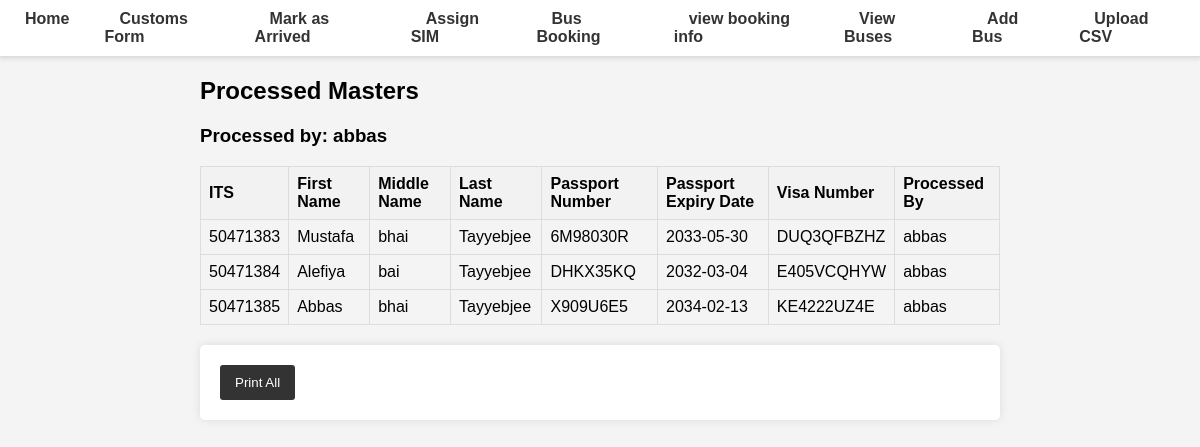
The app's page /processed-masters/ (signed in), older data.
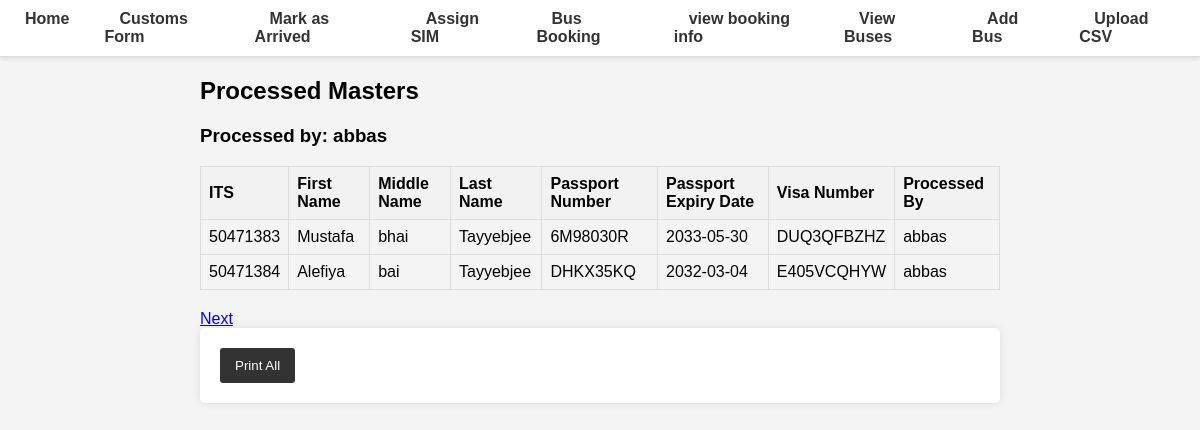
The same page, newer data.
### database.py (models this page shows)
class User(Base):
    __tablename__ = "users"
    id = Column(Integer, primary_key=True, index=True)
    username = Column(String, unique=True, index=True)
    password = Column(String)
    designation = Column(String)

class ProcessedMaster(Base):
    __tablename__ = "processed_master"
    id = Column(Integer, primary_key=True, index=True)
    ITS = Column(Integer, ForeignKey('master.ITS'), unique=True, index=True)
    first_name = Column(String, index=True)
    middle_name = Column(String, index=True)
    last_name = Column(String, index=True)
    DOB = Column(Date)
    passport_No = Column(String, index=True)
    passport_Expiry = Column(Date, index=True)
    Visa_No = Column(String, index=True)
    Mode_of_Transport = Column(String, index=True)
    phone = Column(String, index=True)
    arrived = Column(Boolean, default=False)
    timestamp = Column(DateTime, default=func.now())
    processed_by = Column(String, ForeignKey('users.username'))

### main.py (the view)
@app.get("/processed-masters/", response_class=HTMLResponse)
async def get_processed_masters(
    request: Request,
    page: int = 1,
    db: Session = Depends(get_db),
    current_user: User = Depends(get_current_user)
):
    users = db.query(User).all()
    users = list(users)
    total_count = db.query(func.count(ProcessedMaster.ITS)).scalar()
    processed_masters = (
        db.query(ProcessedMaster)
        .offset((page - 1) * PAGE_SIZE)
        .limit(PAGE_SIZE)
        .all()
    )
    return templates.TemplateResponse(
        "processed_masters.html",
        {
            "request": request,
            "processed_masters": processed_masters,
            "page": page,
            "page_size": PAGE_SIZE,
            "total_count": total_count,
            "users": users,  # Pass the users list to the template
            "current_user": current_user  # Pass the current user to the template
        }
    )

### templates/processed_masters.html (shortened to what this page needs)
{% extends "base.html" %}
{% block content %}
<h2>Processed Masters</h2>
<h3>Processed by: {{ current_user.username }}</h3>
<table>
    <tr>
        <th>ITS</th>
        <th>First Name</th>
        <th>Middle Name</th>
        <th>Last Name</th>
        <th>Passport Number</th>
        <th>Passport Expiry Date</th>
        <th>Visa Number</th>
        <th>Processed By</th>
    </tr>
    {% for master in processed_masters %}
    {% if master.processed_by == current_user.username %}
    <tr>
        <td>{{ master.ITS }}</td>
        <td>{{ master.first_name }}</td>
        <td>{{ master.middle_name }}</td>
        <td>{{ master.last_name }}</td>
        <td>{{ master.passport_No }}</td>
        <td>{{ master.passport_Expiry }}</td>
        <td>{{ master.Visa_No }}</td>
        <td>{{ master.processed_by }}</td>
    </tr>
    {% endif %}
    {% endfor %}
</table>
<div>
    {% if page * page_size < total_count %}
    <a href="?page={{ page + 1 }}">Next</a>
    {% endif %}
</div>
<form action="/print-processed-masters/" method="post">
    <button type="submit">Print All</button>
</form>
{% endblock %}

### templates/base.html (shortened to what this page needs)
<!DOCTYPE html>
<html lang="en">
<head>
    <link rel="stylesheet" href="/static/styles.css">
</head>
<body>
    <nav>
        <ul>
            <li><a href="/home/">Home</a></li>
            <li><a href="/master-form">Customs Form</a></li>
            <li><a href="/mark-as-arrived-form/">Mark as Arrived</a></li>
            <li><a href="/assign-sim-form">Assign SIM</a></li>
            <li><a href = "/bus-booking/">Bus Booking </a></li>
            <li><a href="/view-booking-info/">view booking info</a></li>
            <li><a href="/view-buses/">View Buses</a></li>
            <li><a href="/add-bus/">Add Bus</a></li>
            <li><a href="/upload-csv/">Upload CSV</a></li>
        </ul>
    </nav>
    <div class="container">
        {% block content %}{% endblock %}
    </div>
</body>
</html>

### static/styles.css (style rules this page uses)
body { font-family: Arial, sans-serif; margin: 0; padding: 0; background-color: #f4f4f4; }
nav { background-color: #fff; border-bottom: 1px solid #ddd; padding: 10px; display: flex; justify-content: center; box-shadow: 0 2px 4px rgba(0, 0, 0, 0.1); }
nav ul { list-style: none; margin: 0; padding: 0; display: flex; gap: 20px; }
nav ul li { display: inline; }
nav a { color: #333; text-decoration: none; font-weight: bold; padding: 10px 15px; border-radius: 3px; transition: background-color 0.3s, color 0.3s; }
.container { max-width: 800px; margin: 0 auto; }
form { background-color: #fff; padding: 20px; border-radius: 5px; box-shadow: 0 0 10px rgba(0, 0, 0, 0.1); }
form button { background-color: #333; color: #fff; padding: 10px 15px; border: none; border-radius: 3px; cursor: pointer; transition: background-color 0.3s; }
table { width: 100%; border-collapse: collapse; margin-bottom: 20px; }
table, th, td { border: 1px solid #ddd; }
th, td { padding: 8px; text-align: left; }
th { background-color: #f2f2f2; }

Row changes from the older to the newer data that the page shows:
no longer on this page (row edited): ProcessedMaster: ITS "50471385", first_name "Abbas", middle_name "bhai", last_name "Tayyebjee", passport_No "X909U6E5", passport_Expiry "2034-02-13", Visa_No "KE4222UZ4E", processed_by "abbas"
Text that changed along with them:
text now shown: "Next"
